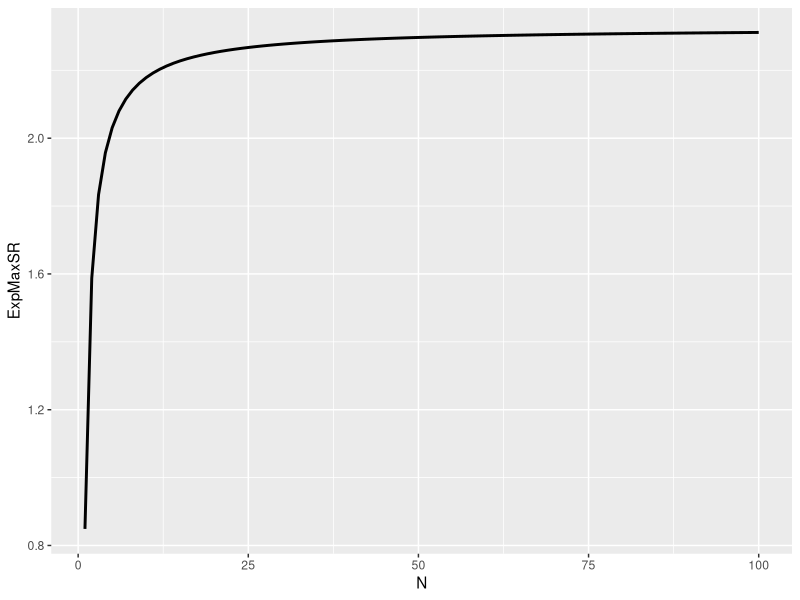
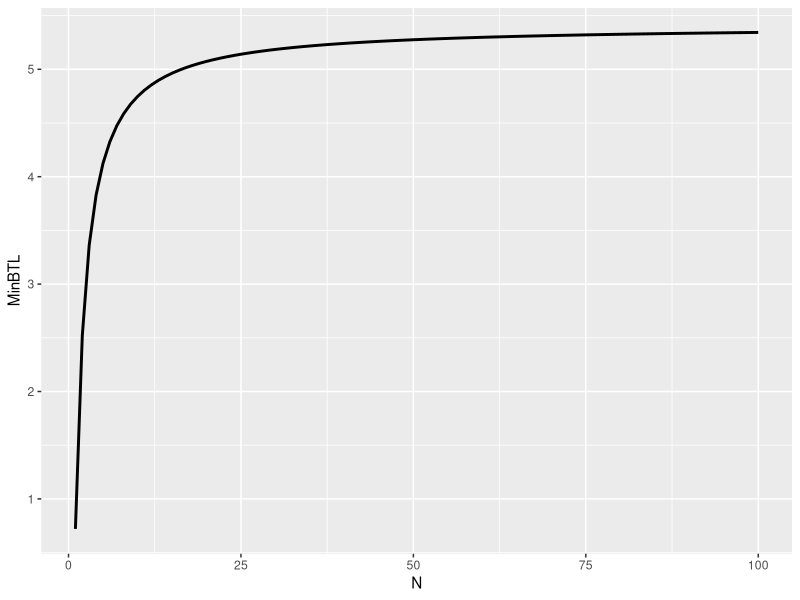

Write the R code that produced these figures, in order.
## ---- chunk 1
library(ggplot2)
ExMaxSR = function(N){
  gamma_ct = -digamma(1)
  Z = qnorm(0.99)
  return((1-gamma_ct)*Z*(1-1/N) + gamma_ct*Z*(1-1/N*exp(1)^{-1}))
}
N = list(1:100)
result = purrr::map(N,ExMaxSR)
ggplot2::ggplot(data.frame(ExpMaxSR = unlist(result),N = unlist(N)),aes(x=N,y=ExpMaxSR)) +
  geom_line(size=1)
## ---- chunk 2
MinBTL <- function(N,MaxSR){
  return((ExMaxSR(N)/MaxSR)^2)
}
N = list(1:100)
result = purrr::map2(N,1,MinBTL)
ggplot2::ggplot(data.frame(MinBTL = unlist(result),N = unlist(N)),aes(x=N,y=MinBTL)) +
  geom_line(size=1)
